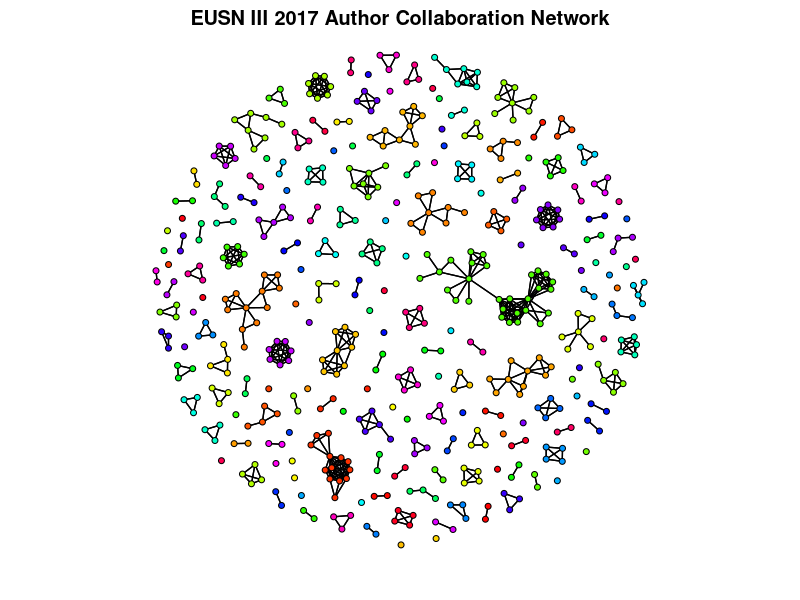
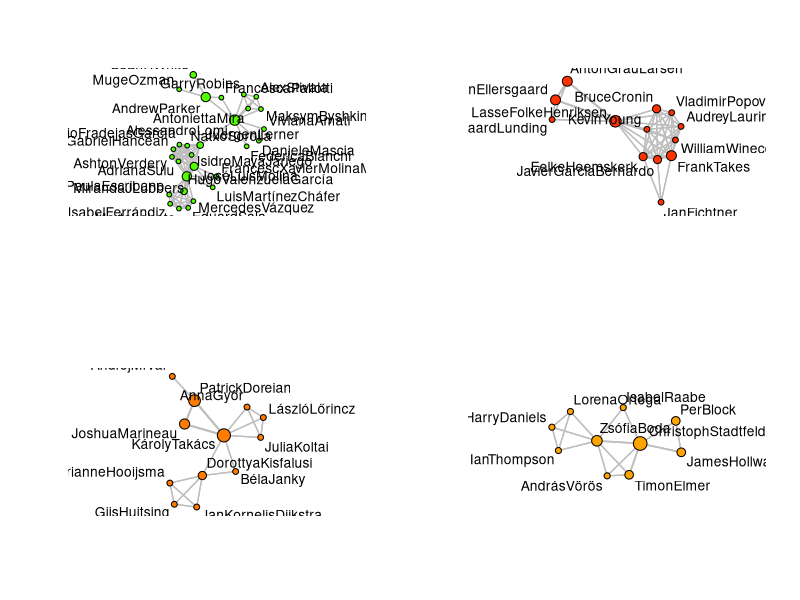
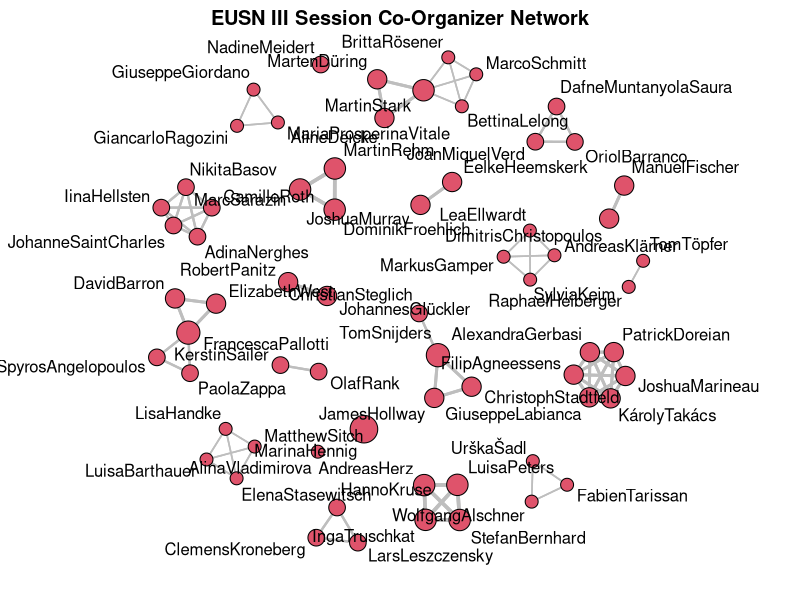

These figures' R source, in order:
library(sna)
library(network)

selc<-read.csv("eusn.manual.csv",colClasses="character",head=FALSE)
selc<-apply(selc,2,function(x) gsub("( )|[[:punct:]]","",x))
selc[which(selc=="")]<-NA
actors<-na.omit(unique(c(selc)))
opm<-matrix(0,nrow=length(actors),ncol=length(actors),dimnames=list(actors,actors))

for(i in 1:nrow(selc)){
  opm[na.omit(selc[i,]),na.omit(selc[i,])]<-1+opm[na.omit(selc[i,]),na.omit(selc[i,])]
}


actors.nomb<-enc2native(iconv(actors,"latin1","ASCII",sub="z"))
opm2<-opm
colnames(opm2)<-1:ncol(opm)
rownames(opm2)<-1:ncol(opm)
eusn<-as.network(opm2,directed=FALSE)
set.vertex.attribute(eusn,"appear",diag(opm))
set.edge.value(eusn,"freq",opm2)

#TheIsos<-(eusn%v%"vertex.names")[isolates(eusn)]
#delete.vertices(eusn,isolates(eusn))
	
eusn.comps<-list()
nc<-components(eusn)
eusn.cd<-component.dist(eusn)
eusn%v%"color"<-rainbow(nc)[eusn.cd$membership]

for(i in 1:nc){
 eusn.comps[[i]]<-get.inducedSubgraph(eusn,v=which(eusn.cd$membership%in%i))
}

eusn.ceusn<-eusn.comps[order(sapply(eusn.comps,network.size),decreasing=TRUE)]

#sapply(eusn.ceusn,network.size)
set.seed(29917)
png("EUSNNet.png",width=1200,height=1000,pointsize=12)
par(mar=c(1.75,1.75,1.75,1.75),xpd=TRUE)
gplot(eusn,vertex.col=eusn%v%"color",usearrows=FALSE,main="EUSN III 2017 Author Collaboration Network")
dev.off()

png("EUSNNetComp.png",width=1200,height=1000,pointsize=12)
par(mfrow=c(mfrow=c(2,2)))
gplot(eusn.ceusn[[1]],vertex.col=eusn.ceusn[[1]]%v%"color",usearrows=FALSE,displaylabels=TRUE,edge.col="gray",edge.lwd=eusn.ceusn[[1]]%e%"freq",label=actors[as.numeric(eusn.ceusn[[1]]%v%"vertex.names")],vertex.cex=sqrt(eusn.ceusn[[1]]%v%"appear"))
gplot(eusn.ceusn[[2]],vertex.col=eusn.ceusn[[2]]%v%"color",usearrows=FALSE,displaylabels=TRUE,edge.col="gray",edge.lwd=eusn.ceusn[[2]]%e%"freq",label=actors[as.numeric(eusn.ceusn[[2]]%v%"vertex.names")],vertex.cex=sqrt(eusn.ceusn[[2]]%v%"appear"))
gplot(eusn.ceusn[[3]],vertex.col=eusn.ceusn[[3]]%v%"color",usearrows=FALSE,displaylabels=TRUE,edge.col="gray",edge.lwd=eusn.ceusn[[3]]%e%"freq",label=actors[as.numeric(eusn.ceusn[[3]]%v%"vertex.names")],vertex.cex=sqrt(eusn.ceusn[[3]]%v%"appear"))
gplot(eusn.ceusn[[4]],vertex.col=eusn.ceusn[[4]]%v%"color",usearrows=FALSE,displaylabels=TRUE,edge.col="gray",edge.lwd=eusn.ceusn[[4]]%e%"freq",label=actors[as.numeric(eusn.ceusn[[4]]%v%"vertex.names")],vertex.cex=sqrt(eusn.ceusn[[4]]%v%"appear"))
dev.off()

#Now orgfile

melc<-read.csv("eusnorg.manual.csv",colClasses="character",head=FALSE)
melc<-apply(melc,2,function(x) gsub("( )|[[:punct:]]","",x))
melc[which(melc=="")]<-NA
actorsorg<-na.omit(unique(c(melc)))
gpm<-matrix(0,nrow=length(actorsorg),ncol=length(actorsorg),dimnames=list(actorsorg,actorsorg))

for(i in 1:nrow(melc)){
  gpm[na.omit(melc[i,]),na.omit(melc[i,])]<-1+gpm[na.omit(melc[i,]),na.omit(melc[i,])]
}


actorsorg.nomb<-enc2native(iconv(actorsorg,"latin1","ASCII",sub="z"))
gpm2<-gpm
colnames(gpm2)<-1:ncol(gpm)
rownames(gpm2)<-1:ncol(gpm)
eusnorg<-as.network(gpm2,directed=FALSE)
set.vertex.attribute(eusnorg,"appear",diag(gpm))
set.edge.value(eusnorg,"freq",gpm2)

set.seed(299)
png("EUSNOrg.png",1200,1000,pointsize=12)
par(mar=c(1.75,1.75,1.75,1.75),xpd=TRUE)
gplot(eusnorg,usearrows=FALSE,vertex.cex=diag(gpm)^(1/2.75),displaylabels=TRUE,edge.col="gray",edge.lwd=eusnorg%e%"freq",label=actorsorg[as.numeric(eusnorg%v%"vertex.names")],main="EUSN III Session Co-Organizer Network")
dev.off()


save.image("EUSN.Rdata")
